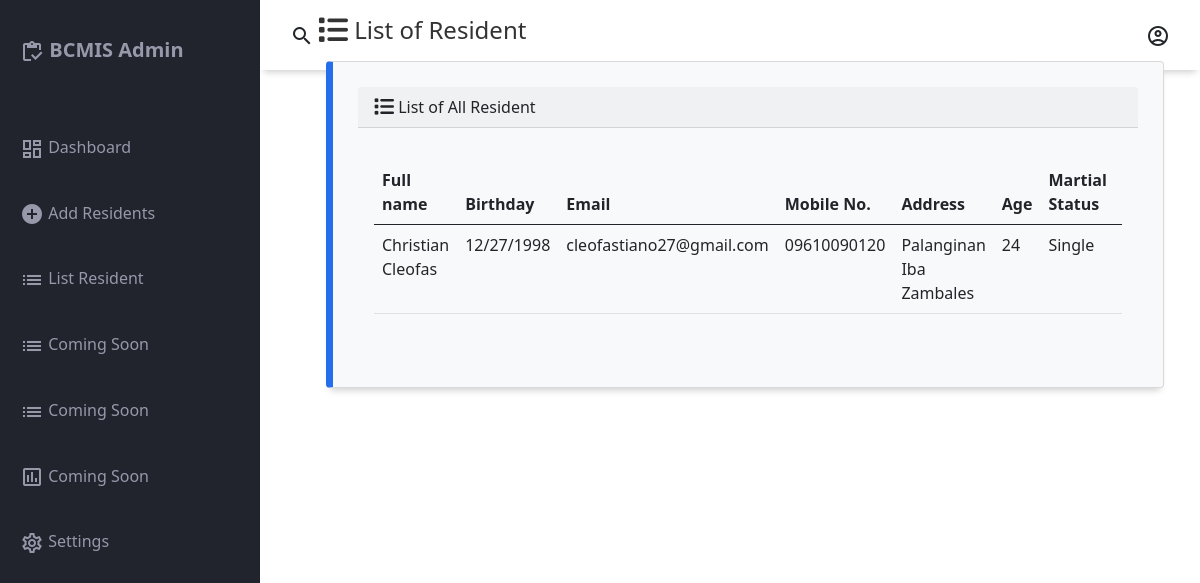
The page /view_list on the database its author committed.
### authentication/models.py (models this page shows, shortened)
class Resident(models.Model):
    name = models.CharField(max_length=70)
    birthday = models.CharField(max_length=70)
    email = models.CharField(max_length=70)
    phone = models.CharField(max_length=70)
    address = models.CharField(max_length=70)
    age = models.CharField(max_length=70)
    status = models.CharField(max_length=70)
    citizen = models.CharField(max_length=70)
    gender = models.CharField(max_length=70)
    id_type = models.CharField(max_length=70)
    id_no = models.CharField(max_length=70)
    member = models.CharField(max_length=70)

### authentication/views.py (the view)
# urls.py: path('view_list', views.view_list, name='view_list'),
def view_list(request):
    return render(request, 'authentication/view.html', {
        'resident' : Resident.objects.all(),
    })

### templates/authentication/view.html (shortened to what this page needs)
{% load static %}
<!DOCTYPE html>
<html lang="en">
<head>
    <link rel="stylesheet" href="https://cdnjs.cloudflare.com/ajax/libs/font-awesome/6.2.1/css/all.min.css"/>
    <link rel="stylesheet" href="{% static 'css/dashboard.css' %}">
    <link rel="stylesheet" href="{% static 'css/view.css' %}">
    <link href="https://cdn.jsdelivr.net/npm/bootstrap@5.0.2/dist/css/bootstrap.min.css" rel="stylesheet">
</head>
<body>
    <div class="grid-container">
        <header class="header">
            <div class="header-left">
                <span class="material-icons-outlined">search</span>
            </div>
            <div class="header-right">
                <span class="material-icons-outlined">account_circle</span>
            </div>
        </header>
        <aside id="sidebar">
            <div class="sidebar-title">
                <div class="sidebar-brand">
                    <span class="material-icons-outlined">inventory</span> BCMIS Admin
                </div>
            </div>
            <ul class="sidebar-list">
                <li class="sidebar-list-item">
                    <a href="{% url 'dashboard' %}">
                        <span class="material-icons-outlined">dashboard</span> Dashboard
                    </a>
                </li>
                <li class="sidebar-list-item">
                    <a href="{% url 'add' %}">
                        <span class="material-icons-outlined">add_circle</span> Add Residents
                    </a>
                </li>
                <li class="sidebar-list-item">
                    <a href="#">
                        <span class="material-icons-outlined">list</span> List Resident
                    </a>
                </li>
                <li class="sidebar-list-item">
                    <a href="#">
                        <span class="material-icons-outlined">list</span> Coming Soon
                    </a>
                </li>
                <li class="sidebar-list-item">
                    <a href="#">
                        <span class="material-icons-outlined">list</span> Coming Soon
                    </a>
                </li>
                <li class="sidebar-list-item">
                    <a href="#">
                        <span class="material-icons-outlined">poll</span> Coming Soon
                    </a>
                </li>
                <li class="sidebar-list-item">
                    <a href="#">
                        <span class="material-icons-outlined">settings</span> Settings
                    </a>
                </li>
            </ul>
        </aside>
    </div>
    <section class="containers-tables" style="margin-left: 290px; margin-top: -800px;">
        <div class="d-flex flex-column">
            <div class="container-fluid">
                <h4 class="m-3" style="color: #333;"><i class="fa-solid fa-list fa-lg"></i>  List of Resident</h4>
                <div class="row">
                    <div class="col-12">
                        {% if resident %}
                        <div class="card bg-light ms-4 me-4 mb-4">
                            <div class="card-header"><i class="fa-solid fa-list fa-lg"></i> List of All Resident</div>
                            <div class="card-body">
                              <p class="card-text">
                                <div class="table-responsive">
                                    <table class="table table-hover">
                                        <thead>
                                          <tr>
                                            <th scope="col">Full name</th>
                                            <th scope="col">Birthday</th>
                                            <th scope="col">Email</th>
                                            <th scope="col">Mobile No.</th>
                                            <th scope="col">Address</th>
                                            <th scope="col">Age</th>
                                            <th scope="col">Martial Status</th>
                                            <th scope="col">Citizenship</th>
                                          </tr>
                                        </thead>
                                        <tbody>
                                            {% for item in resident %}
                                            <tr>
                                                <td>{{ item.name }}</td>
                                                <td>{{ item.birthday }}</td>
                                                <td>{{ item.email }}</td>
                                                <td>{{ item.phone }}</td>
                                                <td>{{ item.address }}</td>
                                                <td>{{ item.age }}</td>
                                                <td>{{ item.status }}</td>
                                                <td>{{ item.citizen }}</td>
                                            </tr>
                                            {% endfor %}
                                        </tbody>
                                    </table>
                                </div>
                              </p>
                            </div>
                          </div>
                        {% else %}
                        <h5 class="alert alert-primary ms-4 me-4">No record  List</h5>
                        {% endif %}
                    </div>
                </div>
            </div>
        </div>
    </section>
</body>
</html>

### static/css/dashboard.css (style rules this page uses)
body { margin: 0; padding: 0; box-sizing: border-box; background-color: #e6e8ed; color: #666666; font-family: "Montserrat", sans-serif; }
.material-icons-outlined { vertical-align: middle; line-height: 1px; }
.grid-container { display: grid; grid-template-columns: 260px 1fr 1fr 1fr; grid-template-rows: 0.2fr 3fr; grid-template-areas: "sidebar header header header" "sidebar main main main"; height: 100vh; }
.header { grid-area: header; height: 70px; background-color: #ffffff; display: flex; align-items: center; justify-content: space-between; padding: 0 30px 0 30px; box-shadow: 0 6px 7px -4px rgba(0, 0, 0, 0.2); }
#sidebar { grid-area: sidebar; height: 100%; background-color: #21232d; color: #9799ab; overflow-y: auto; transition: all 0.5s; -webkit-transition: all 0.5s; }
.sidebar-title { display: flex; justify-content: space-between; align-items: center; padding: 20px 20px 20px 20px; margin-bottom: 30px; }
.sidebar-brand { margin-top: 15px; font-size: 20px; font-weight: 700; }
.sidebar-list { padding: 0; margin-top: 15px; list-style-type: none; }
.sidebar-list-item { padding: 20px 20px 20px 20px; }
.sidebar-list-item > a { text-decoration: none; color: #9799ab; }
.card { display: flex; flex-direction: column; justify-content: space-around; padding: 25px; background-color: #ffffff; box-sizing: border-box; border: 1px solid #d2d2d3; border-radius: 5px; box-shadow: 0 6px 7px -4px rgba(0, 0, 0, 0.2); }
.card:first-child { border-left: 7px solid #246dec; }

### static/css/view.css (style rules this page uses)
.containers-tables { margin-top: -800px !important; margin-left: 290px !important; }

### rows shown on the page
Resident: name "Christian Cleofas", birthday "12/27/1998", email "cleofastiano27@gmail.com", phone "09610090120", address "Palanginan Iba Zambales", age "24", status "Single"
